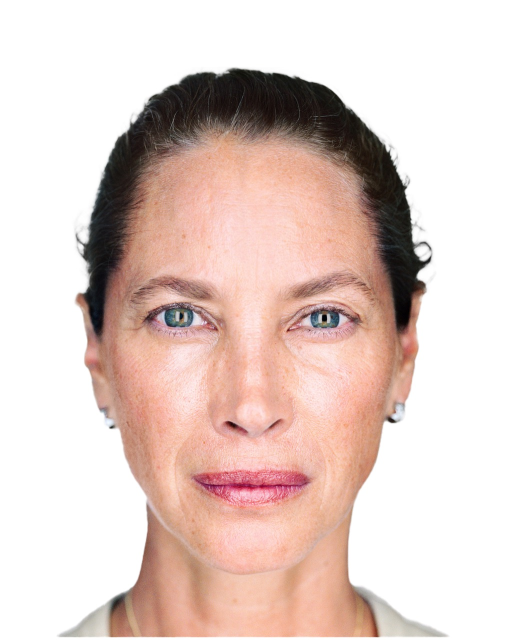
#> input picture code/images_2/L__0003_Turlington_Christy_MS.jpg, 1024 x 1280 px (shown at 1/2 size); its folder holds 4 pictures in this run
$ python a_start1.py
#> lines starting #> are read from the running program, lines starting #| are printed output that depends on the picture
# THIS FILE IS FOR THE MANUAL ... defining correspondences ... but found a way that is better and allows me more images ... so can ignore
# I left this here because they say they wanted it ...
import os
import cv2
import numpy as np
import matplotlib.pyplot as plt
from scipy.spatial import Delaunay


# TODO: IMPORTANT ... you must alternate selecting points o/w the Delaunay down the road will fail
def get_corresponding_points(image_A, image_B):
    points_A = []
    points_B = []

    print("You'll be selecting points for corresponding facial features.")
    print("Press 'q' to stop selecting points.")

    # ask the user for display mode ...
    display_mode = input("Enter '1' for side-by-side display or '2' for overlay display: ")
    while display_mode not in ['1', '2']:
        display_mode = input("Invalid input. Please enter '1' or '2': ")

    # get ... opacity values if overlay mode is selected
    if display_mode == '2':
        try:
            opacity_A = float(input("Enter opacity for Image A (0.0 to 1.0, e.g., 0.5): "))
            opacity_B = float(input("Enter opacity for Image B (0.0 to 1.0, e.g., 0.5): "))
        except ValueError:
            print("Invalid input. Using default opacity values of 0.5.")
            opacity_A = 0.5
            opacity_B = 0.5

        # CHECK ... opacity values are within bounds
        opacity_A = max(0.0, min(1.0, opacity_A))
        opacity_B = max(0.0, min(1.0, opacity_B))

    # figure window for selecting points
    if display_mode == '1':
        # METHOD: Side-by-side display
        fig, axs = plt.subplots(1, 2, figsize=(12, 6))

        axs[0].imshow(image_A)
        axs[0].set_title("Image A")
        axs[0].axis('off')

        axs[1].imshow(image_B)
        axs[1].set_title("Image B")
        axs[1].axis('off')

        # grid lines
        grid_spacing = 10

        for ax in axs:
            # ... image dimensions
            height, width, _ = image_A.shape  # ASSUME: both images are the same size

            x_positions = np.arange(0, width, grid_spacing)
            y_positions = np.arange(0, height, grid_spacing)

            # ... draw vertical grid lines
            for x in x_positions:
                ax.axvline(x, color='gray', linestyle='-', linewidth=0.5)

            # ... draw horizontal grid lines
            for y in y_positions:
                ax.axhline(y, color='gray', linestyle='-', linewidth=0.5)

    else:
        # ... overlay display
        blended_image = cv2.addWeighted(image_A, opacity_A, image_B, opacity_B, 0)
        fig, ax = plt.subplots(figsize=(6, 6))
        ax.imshow(blended_image)
        ax.set_title(f"Overlay Mode (Opacity A: {opacity_A}, Opacity B: {opacity_B})")
        ax.axis('off')

        # grid lines
        grid_spacing = 10

        # image dimensions
        height, width, _ = blended_image.shape

        x_positions = np.arange(0, width, grid_spacing)
        y_positions = np.arange(0, height, grid_spacing)

        # vertical grid lines
        for x in x_positions:
            ax.axvline(x, color='gray', linestyle='-', linewidth=0.5)

        # horizontal grid lines
        for y in y_positions:
            ax.axhline(y, color='gray', linestyle='-', linewidth=0.5)

    plt.tight_layout()
    plt.show(block=False)

    print("Click points on the images. Press 'q' to finish.")

    # ... variables to manage point collection
    collecting_points = True

    # this is the event handling for continuous point selection
    # [45 lines left out: functions onclick, onkey, not called in this run]

    if display_mode == '1':
        cid = fig.canvas.mpl_connect('button_press_event', onclick)
        kid = fig.canvas.mpl_connect('key_press_event', onkey)
    else:
        cid = fig.canvas.mpl_connect('button_press_event', onclick)
        kid = fig.canvas.mpl_connect('key_press_event', onkey)

    print("Instructions:")
    if display_mode == '1':
        print(" - Click on Image A (left) or Image B (right) to add points.")
    else:
        print(" - Left click to add a point to Image A.")
        print(" - Right click to add a point to Image B.")
    print(" - Press 'q' to stop selecting points and close the window.")

    plt.show()

    min_len = min(len(points_A), len(points_B))
    points_A = points_A[:min_len]
    points_B = points_B[:min_len]

    return np.array(points_A), np.array(points_B)

# way to manually get the points that will be used in the Delaunay
if __name__ == '__main__':
    images_dir = './images_2/'
    points_dir = './points/'
    image_files = [f for f in os.listdir(images_dir) if f.endswith('.jpg')]
    image_files.sort(reverse=True)
    print("Sorted Image Files in reverse order:")
    for img in image_files:
        pass
        # print(img)


    image_A_filename = image_files[0]  # EX: L__0093_MS_Hilton_Paris_CloseUp.jpg
    image_B_filename = image_files[1]  # EX: L__0092_MS_Gevinson_Tavi_CloseUp.jpg

    print(f"Using {image_A_filename} as image A")
    print(f"Using {image_B_filename} as image B")

    image_A_path = images_dir + image_A_filename
    image_B_path = images_dir + image_B_filename

    image_A = cv2.imread(image_A_path)
#> image_A is the input picture: shape (1280, 1024, 3); mean B, G, R 198.3, 204.8, 225.1
    image_B = cv2.imread(image_B_path)
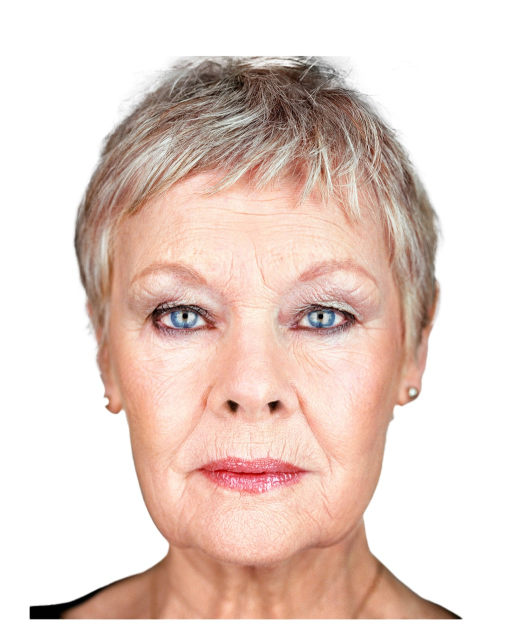
#> input picture code/images_2/L__0002_MS_Judi_Dench_CloseUp.jpg, 1024 x 1280 px (shown at 1/2 size)
#> image_B is the input picture: shape (1280, 1024, 3); mean B, G, R 202.4, 210.7, 230.7
    print(f"image_A.shape: {image_A.shape}")
#| image_A.shape: (1280, 1024, 3)
    print(f"image_B.shape: {image_B.shape}")
#| image_B.shape: (1280, 1024, 3)

    image_A = cv2.cvtColor(image_A, cv2.COLOR_BGR2RGB)
    image_B = cv2.cvtColor(image_B, cv2.COLOR_BGR2RGB)

    points_A, points_B = get_corresponding_points(image_A, image_B)
#> the answer given: 1
#> in get_corresponding_points, `plt.show(block=False)`:
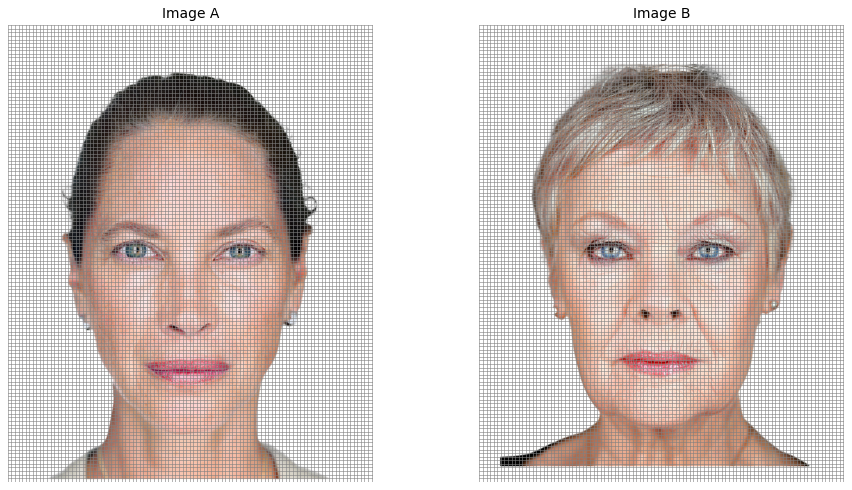
#> figure drawn by matplotlib, 2 panels
#> points_A = empty array; points_B = empty array
    a_points_file_name = image_A_filename + "__A__points.txt"
    b_points_file_name = image_B_filename + "__B__points.txt"
    np.savetxt(points_dir + a_points_file_name, points_A)
    np.savetxt(points_dir + b_points_file_name, points_B)

    print("Points saved successfully.")
    print(f"Image A points: {points_A}")
#| Image A points: []
    print(f"Image B points: {points_B}")
#| Image B points: []
